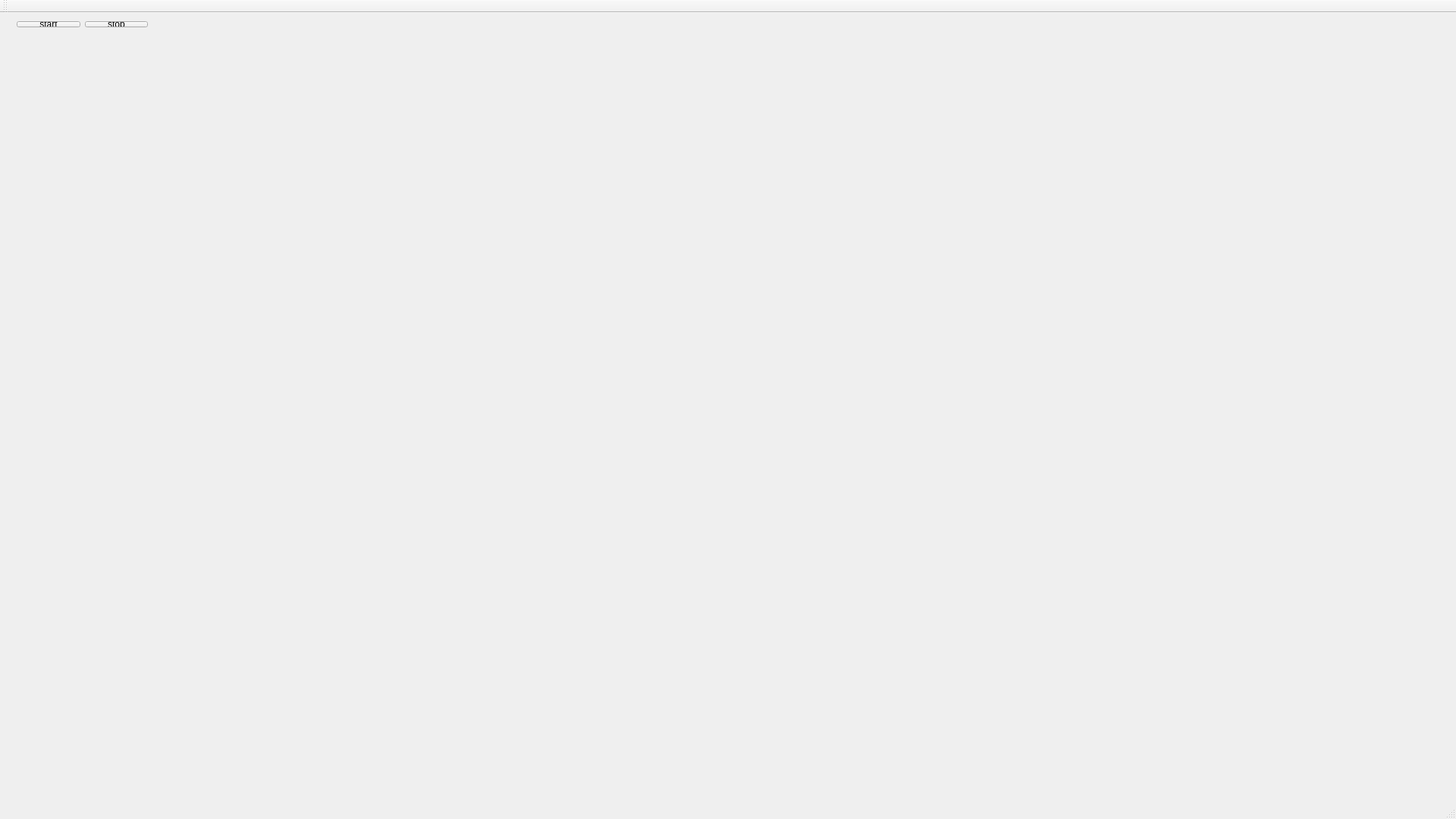
<?xml version="1.0" encoding="UTF-8"?>
<ui version="4.0">
 <class>MainWindow</class>
 <widget class="QMainWindow" name="MainWindow">
  <property name="geometry">
   <rect>
    <x>0</x>
    <y>0</y>
    <width>1920</width>
    <height>1080</height>
   </rect>
  </property>
  <property name="windowTitle">
   <string>MainWindow</string>
  </property>
  <widget class="QWidget" name="centralWidget">
   <widget class="QWidget" name="layoutWidget">
    <property name="geometry">
     <rect>
      <x>11</x>
      <y>0</y>
      <width>195</width>
      <height>30</height>
     </rect>
    </property>
    <layout class="QHBoxLayout" name="horizontalLayout">
     <item>
      <widget class="QPushButton" name="startButton">
       <property name="text">
        <string>start</string>
       </property>
      </widget>
     </item>
     <item>
      <widget class="QPushButton" name="stopButton">
       <property name="text">
        <string>stop</string>
       </property>
      </widget>
     </item>
    </layout>
   </widget>
   <widget class="QLabel" name="videoWidget">
    <property name="geometry">
     <rect>
      <x>730</x>
      <y>150</y>
      <width>576</width>
      <height>324</height>
     </rect>
    </property>
    <property name="text">
     <string/>
    </property>
   </widget>
   <widget class="QVTKWidget" name="qvtkWidget" native="true">
    <property name="geometry">
     <rect>
      <x>40</x>
      <y>100</y>
      <width>640</width>
      <height>480</height>
     </rect>
    </property>
    <property name="sizePolicy">
     <sizepolicy hsizetype="Expanding" vsizetype="Expanding">
      <horstretch>50</horstretch>
      <verstretch>0</verstretch>
     </sizepolicy>
    </property>
    <property name="minimumSize">
     <size>
      <width>640</width>
      <height>480</height>
     </size>
    </property>
   </widget>
  </widget>
  <widget class="QMenuBar" name="menuBar">
   <property name="geometry">
    <rect>
     <x>0</x>
     <y>0</y>
     <width>1920</width>
     <height>26</height>
    </rect>
   </property>
  </widget>
  <widget class="QToolBar" name="mainToolBar">
   <attribute name="toolBarArea">
    <enum>TopToolBarArea</enum>
   </attribute>
   <attribute name="toolBarBreak">
    <bool>false</bool>
   </attribute>
  </widget>
  <widget class="QStatusBar" name="statusBar"/>
 </widget>
 <layoutdefault spacing="6" margin="11"/>
 <customwidgets>
  <customwidget>
   <class>QVTKWidget</class>
   <extends>QWidget</extends>
   <header>QVTKWidget.h</header>
  </customwidget>
 </customwidgets>
 <resources/>
 <connections/>
</ui>
